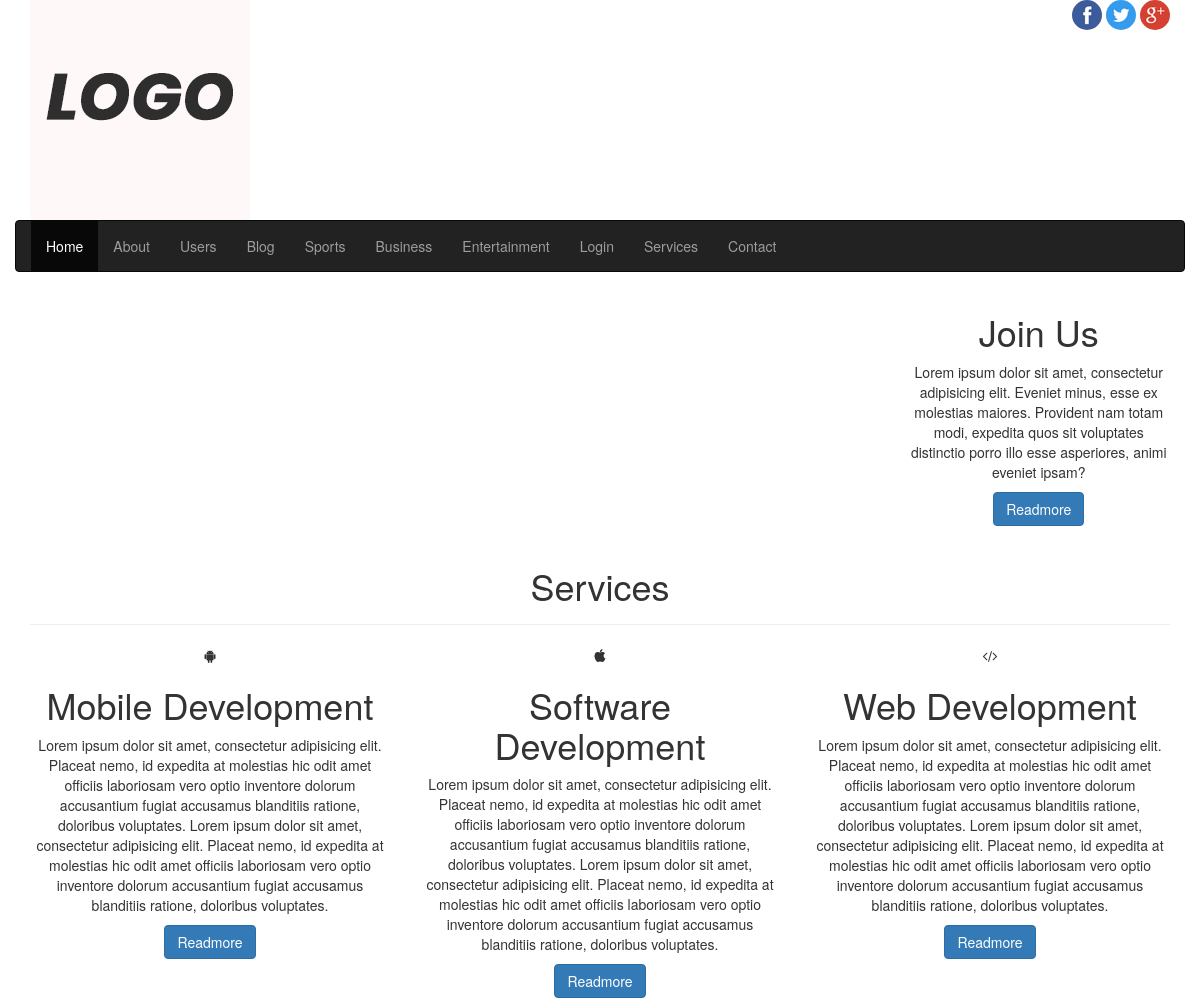
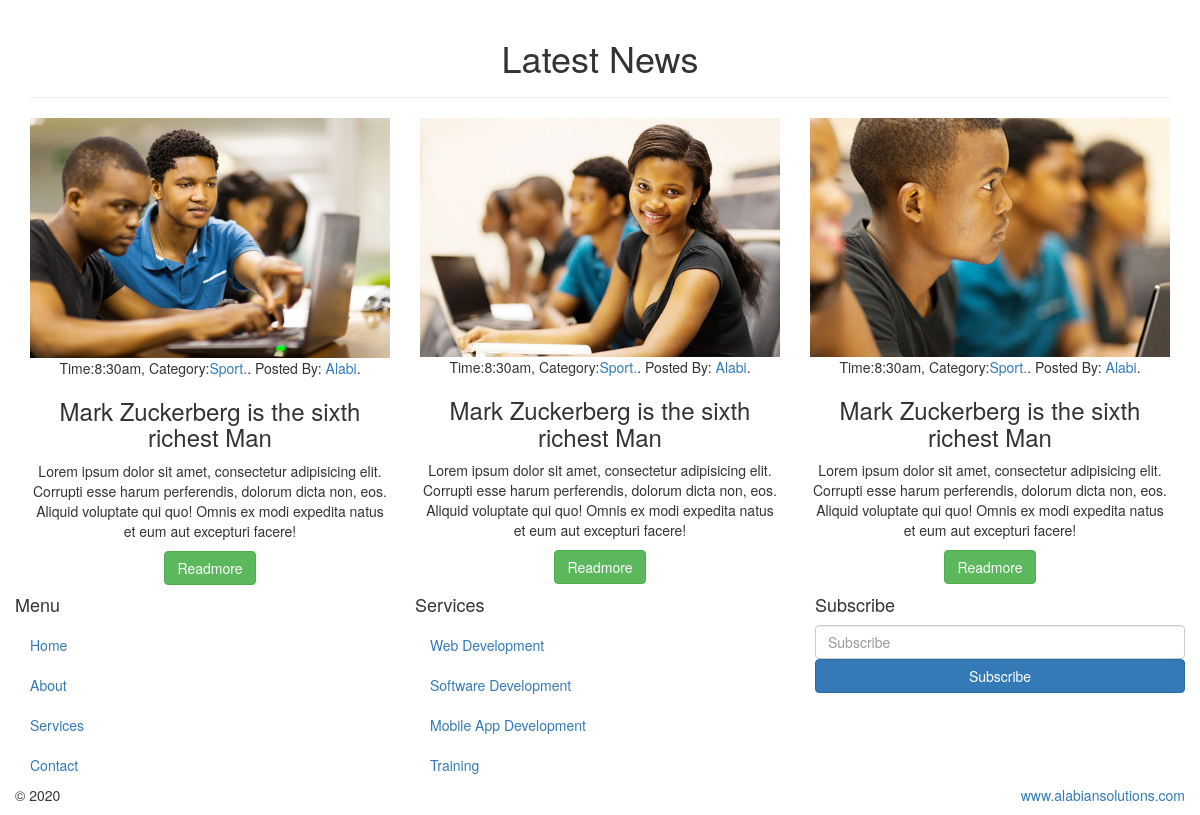
The page / on the database its author committed (2 pictures, top to bottom).
### frontend/models.py (models this page shows, shortened)
class Category(models.Model):
    cat_name = models.CharField(max_length=100, verbose_name='Category Name')
    cat_desc = models.TextField(blank=True, null=True, verbose_name='Description')
    class Meta():
        verbose_name_plural='Post Category'

### frontend/views.py (the view)
# urls.py: path('', views.index, name='index'),
def index(request):
    return render(request, 'frontend/index.html')

### frontend/custom_processor.py (called while the page is built)
def cat_menu(request):
    category = Category.objects.all()
    return {'category': category}

def footer_date(request):
    footer = datetime.datetime.now()
    return {'foot':footer}

### templates/frontend/index.html (shortened to what this page needs)
{% extends 'frontend/base.html' %}
{% load static %}
{% block content %}
<section id="banner">
  <div class="row">
    <div class="col-sm-3 col-sm-offset-9 text-center">
      <div class="caption">
        <h1>Join Us</h1>
        <p>
          Lorem ipsum dolor sit amet, consectetur adipisicing elit. Eveniet minus, esse ex molestias maiores. Provident
          nam totam modi, expedita quos sit voluptates distinctio porro illo esse asperiores, animi eveniet ipsam?
        </p>
        <a href="#" class="btn btn-primary">Readmore</a>
      </div>
    </div>
  </div>
</section>
<section id="services" class="text-center">
  <div class="page-header">
    <h1>Services</h1>
  </div>
  <div class="row">
    <div class="col-sm-4">
      <span class="fa fa-android"></span>
      <h1>Mobile Development</h1>
      <p>
        Lorem ipsum dolor sit amet, consectetur adipisicing elit. Placeat nemo, id expedita at molestias hic odit amet
        officiis laboriosam vero optio inventore dolorum accusantium fugiat accusamus blanditiis ratione, doloribus
        voluptates.
        Lorem ipsum dolor sit amet, consectetur adipisicing elit. Placeat nemo, id expedita at molestias hic odit amet
        officiis laboriosam vero optio inventore dolorum accusantium fugiat accusamus blanditiis ratione, doloribus
        voluptates.
      </p>
      <a href="#" class="btn btn-primary">Readmore</a>
    </div>
    <div class="col-sm-4">
      <span class="fa fa-apple"></span>
      <h1>Software Development</h1>
      <p>
        Lorem ipsum dolor sit amet, consectetur adipisicing elit. Placeat nemo, id expedita at molestias hic odit amet
        officiis laboriosam vero optio inventore dolorum accusantium fugiat accusamus blanditiis ratione, doloribus
        voluptates.
        Lorem ipsum dolor sit amet, consectetur adipisicing elit. Placeat nemo, id expedita at molestias hic odit amet
        officiis laboriosam vero optio inventore dolorum accusantium fugiat accusamus blanditiis ratione, doloribus
        voluptates.
      </p>
      <a href="#" class="btn btn-primary">Readmore</a>
    </div>
    <div class="col-sm-4">
      <span class="fa fa-code"></span>
      <h1>Web Development</h1>
      <p>
        Lorem ipsum dolor sit amet, consectetur adipisicing elit. Placeat nemo, id expedita at molestias hic odit amet
        officiis laboriosam vero optio inventore dolorum accusantium fugiat accusamus blanditiis ratione, doloribus
        voluptates.
        Lorem ipsum dolor sit amet, consectetur adipisicing elit. Placeat nemo, id expedita at molestias hic odit amet
        officiis laboriosam vero optio inventore dolorum accusantium fugiat accusamus blanditiis ratione, doloribus
        voluptates.
      </p>
      <a href="#" class="btn btn-primary">Readmore</a>
    </div>
  </div>
</section>
<section id="services" class="text-center">
  <div class="page-header">
    <h1>Latest News</h1>
  </div>
  <div class="row">
    <div class="col-sm-4">
      <img src="images/blog-img1.jpg" class="img-responsive">
      <p>
        Time:8:30am, Category:<a href="sport.html">Sport.</a>.
        Posted By: <a href="#">Alabi</a>.
      </p>
      <h3>Mark Zuckerberg is the sixth richest Man</h3>
      <p>
        Lorem ipsum dolor sit amet, consectetur adipisicing elit. Corrupti esse harum perferendis, dolorum dicta non,
        eos. Aliquid voluptate qui quo! Omnis ex modi expedita natus et eum aut excepturi facere!
      </p>
      <a href="single-blog.html" class="btn btn-success">Readmore</a>
    </div>
    <div class="col-sm-4">
      <img src="images/blog-img2.jpg" class="img-responsive">
      <p>
        Time:8:30am, Category:<a href="sport.html">Sport.</a>.
        Posted By: <a href="#">Alabi</a>.
      </p>
      <h3>Mark Zuckerberg is the sixth richest Man</h3>
      <p>
        Lorem ipsum dolor sit amet, consectetur adipisicing elit. Corrupti esse harum perferendis, dolorum dicta non,
        eos. Aliquid voluptate qui quo! Omnis ex modi expedita natus et eum aut excepturi facere!
      </p>
      <a href="single-blog.html" class="btn btn-success">Readmore</a>
    </div>
    <div class="col-sm-4">
      <img src="images/blog-img3.jpg" class="img-responsive">
      <p>
        Time:8:30am, Category:<a href="sport.html">Sport.</a>.
        Posted By: <a href="#">Alabi</a>.
      </p>
      <h3>Mark Zuckerberg is the sixth richest Man</h3>
      <p>
        Lorem ipsum dolor sit amet, consectetur adipisicing elit. Corrupti esse harum perferendis, dolorum dicta non,
        eos. Aliquid voluptate qui quo! Omnis ex modi expedita natus et eum aut excepturi facere!
      </p>
      <a href="single-blog.html" class="btn btn-success">Readmore</a>
    </div>
  </div>
</section>
{% endblock %}

### templates/frontend/base.html (shortened to what this page needs)
{% load static %}
<!DOCTYPE html>
<html lang="en">
  <head>
    <link href="{% static 'frontend/css/bootstrap.min.css' %}" rel="stylesheet">
    <link href="{% static 'frontend/css/font-awesome.min.css' %}" rel="stylesheet">
    <link href="{% static 'frontend/css/style.css' %}" rel="stylesheet">
  </head>
  <body>
    <div class="container">
      <header id="siteLogo">
        <div class="row">
          <div class="col-sm-3">
            <a href="index.html">
              <img src="images/logo.png">
            </a>
          </div>
          <div class="col-sm-9">
            <span class="social-logo pull-right">
              <a href="#">
                <img src="images/fb.png" class="img-circle">
              </a>
              <a href="#">
                <img src="images/tw.png" class="img-circle">
              </a><a href="#">
                <img src="images/gp.png" class="img-circle">
              </a>
            </span>
          </div>
        </div>
      </header>
      <section id="siteMenu">
        <div class="row">
          <nav class="navbar navbar-inverse">
            <div class="collapse navbar-collapse" id="mainNav">
              <ul class="nav navbar-nav">
                {% url 'index' as Home %}
                {% url 'frontend:about' as About %}
                {% url 'frontend:contact' as Contact %}
                {% url 'frontend:post_list' as PostList %}
                {% url 'backend:login_view' as Login %}
                <li {% if request.path == Home %} class="active" {% endif %}><a href="{% url 'index' %}">Home</a></li>
                <li {% if request.path == About %} class="active" {% endif %}><a href="{% url 'frontend:about' %}">About</a></li>
                <li><a href="users.html">Users</a></li>
                <li {% if request.path == PostList %} class="active" {% endif %}><a href="{% url 'frontend:post_list' %}">Blog</a></li>
                {% for cat in category %}
                <li><a href="{% url 'frontend:post_from_cat' cat.id %}">{{ cat.cat_name }}</a></li>
                {% endfor %}
                <li {% if request.path == Login %} class="active" {% endif %}><a href="{% url 'backend:login_view' %}">Login</a></li>
                <li><a href="services.html">Services</a></li>
                <li {% if request.path == Contact %} class="active" {% endif %}><a href="{% url 'frontend:contact' %}">Contact</a></li>
              </ul>
            </div>
          </nav>
        </div>
      </section>
      {% block content %}
      {% endblock %}
    </div>
    <footer class="container-fluid" id="siteFooter">
      <div class="row">
        <div class="col-sm-4">
          <h4>Menu</h4>
          <ul class="nav">
            <li><a href="#">Home</a></li>
            <li><a href="#">About</a></li>
            <li><a href="#">Services</a></li>
            <li><a href="#">Contact</a></li>
          </ul>
        </div>
        <div class="col-sm-4">
          <h4>Services</h4>
          <ul class="nav">
            <li><a href="#">Web Development</a></li>
            <li><a href="#">Software Development</a></li>
            <li><a href="#">Mobile App Development</a></li>
            <li><a href="#">Training</a></li>
          </ul>
        </div>
        <div class="col-sm-4">
          <h4>Subscribe</h4>
          <form class="form">
            <div class="form-group">
              <input type="text" class="form-control" placeholder="Subscribe">
              <input type="submit" value="Subscribe" class="btn btn-primary btn-block">
            </div>
          </form>
        </div>
      </div>
      <div class="row">
        <div class="col-md-3">
          <p>&copy; {{ foot|date:'Y'}}</p>
        </div>
        <div class="col-md-9">
          <p class="copy pull-right">
            <a href="#" target="_blank">www.alabiansolutions.com</a>
          </p>
        </div>
      </div>
    </footer>
  </body>
</html>

### rows shown on the page
Category: cat_name "Sports"
Category: cat_name "Business"
Category: cat_name "Entertainment"
